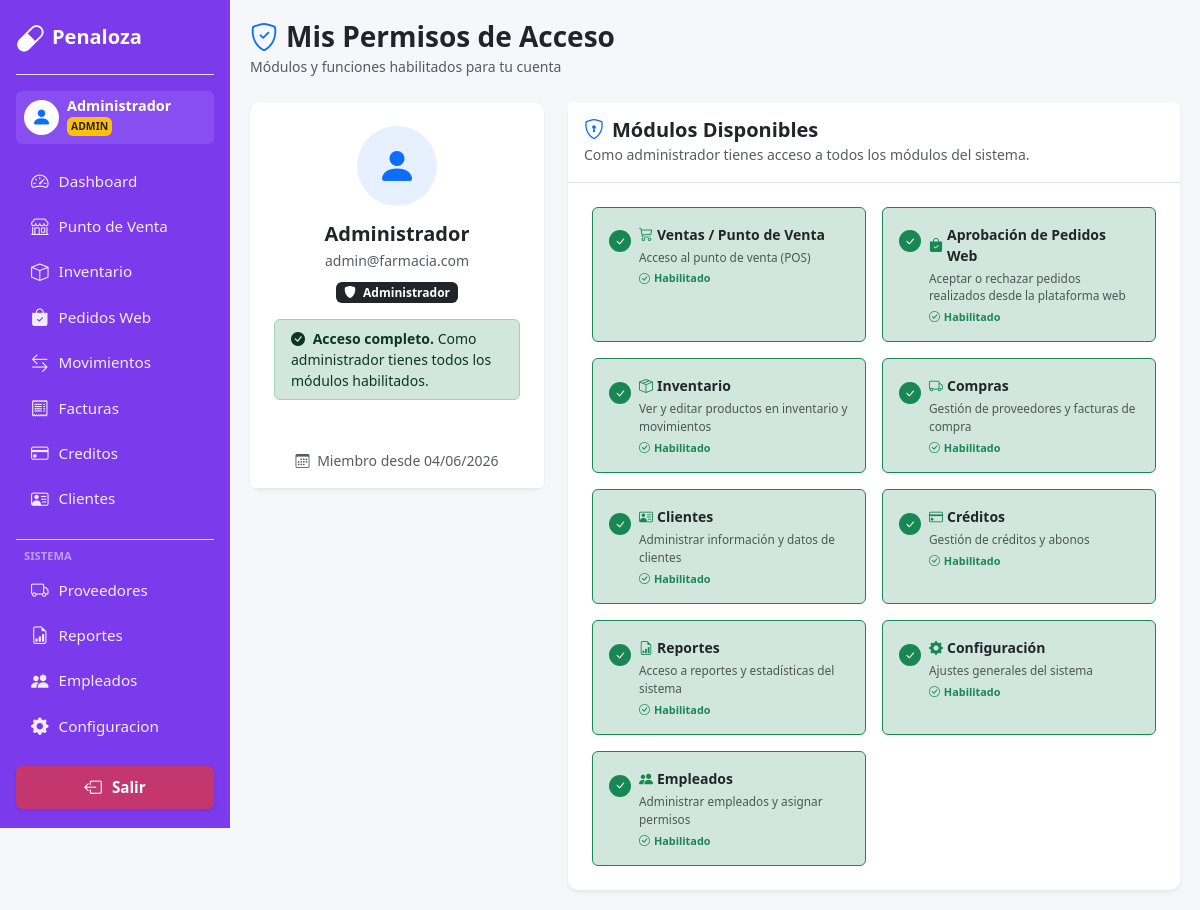
/WEb_PP/mis_permisos.php (signed in), run on the app's committed database.
### tables this page shows
CREATE TABLE `usuarios` (
  `id_usuario` int(11) NOT NULL,
  `nombre` varchar(150) NOT NULL,
  `correo` varchar(150) NOT NULL,
  `contraseña` varchar(255) NOT NULL,
  `rol` enum('admin','empleado','cliente') NOT NULL DEFAULT 'empleado',
  `estado` enum('activo','inactivo') NOT NULL DEFAULT 'activo',
  `verificado` tinyint(1) NOT NULL DEFAULT 1,
  `token_verificacion` varchar(64) DEFAULT NULL,
  `token_expira` datetime DEFAULT NULL,
  `rfc` varchar(20) DEFAULT NULL,
  `tipo_cliente` varchar(20) NOT NULL DEFAULT 'minorista',
  `limite_mayoreo` int(11) NOT NULL DEFAULT 50,
  `intentos_fallidos` int(11) NOT NULL DEFAULT 0,
  `bloqueado_hasta` datetime DEFAULT NULL,
  `fecha_registro` datetime NOT NULL DEFAULT current_timestamp()
);

### WEb_PP/app_helpers.php (called while the page is built, shortened)
<?php
if (!function_exists('h')) {
    function h($value) {
        return htmlspecialchars((string)$value, ENT_QUOTES, 'UTF-8');
    }
}
?>

### WEb_PP/mis_permisos.php (the view, shortened to what this page needs)
<?php
include 'db.php';
include 'header.php';
$id = (int)$_SESSION['id_usuario'];
$stmtU = $conexion->prepare("SELECT nombre, correo, rol, estado, fecha_registro FROM usuarios WHERE id_usuario = ? LIMIT 1");
$stmtU->execute([$id]);
$usuario = $stmtU->fetch(PDO::FETCH_ASSOC);
$permisos = get_permisos_usuario($conexion, $id);
$permisosConfig = [
    'ventas'        => ['label' => 'Ventas / Punto de Venta',        'icon' => 'bi-cart3',                   'desc' => 'Acceso al punto de venta (POS)',                          'modulos' => 'pos.php'],
    'pedidos_web'   => ['label' => 'Aprobación de Pedidos Web',      'icon' => 'bi-bag-check-fill',          'desc' => 'Aceptar o rechazar pedidos realizados desde la plataforma web', 'modulos' => 'pedidos.php'],
    'inventario'    => ['label' => 'Inventario',                     'icon' => 'bi-box-seam',                'desc' => 'Ver y editar productos en inventario y movimientos',      'modulos' => 'inventario.php, movimientos.php'],
    'compras'       => ['label' => 'Compras',                        'icon' => 'bi-truck',                   'desc' => 'Gestión de proveedores y facturas de compra',            'modulos' => 'proveedores.php, facturas.php'],
    'clientes'      => ['label' => 'Clientes',                       'icon' => 'bi-person-vcard',            'desc' => 'Administrar información y datos de clientes',             'modulos' => 'clientes.php'],
    'creditos'      => ['label' => 'Créditos',                       'icon' => 'bi-credit-card',             'desc' => 'Gestión de créditos y abonos',                            'modulos' => 'creditos.php'],
    'reportes'      => ['label' => 'Reportes',                       'icon' => 'bi-file-earmark-bar-graph',  'desc' => 'Acceso a reportes y estadísticas del sistema',            'modulos' => 'reportes.php'],
    'configuracion' => ['label' => 'Configuración',                  'icon' => 'bi-gear-fill',               'desc' => 'Ajustes generales del sistema',                           'modulos' => 'configuracion.php'],
    'empleados'     => ['label' => 'Empleados',                      'icon' => 'bi-people-fill',             'desc' => 'Administrar empleados y asignar permisos',                'modulos' => 'empleados.php'],
];
$esAdmin = ($_SESSION['rol'] ?? '') === 'admin';
?>
<div class="d-flex justify-content-between align-items-center mb-4">
    <div>
        <h3 class="fw-bold text-dark mb-0">
            <i class="bi bi-shield-check me-2 text-primary"></i>Mis Permisos de Acceso
        </h3>
        <small class="text-muted">Módulos y funciones habilitados para tu cuenta</small>
    </div>
</div>
<div class="row g-4">
    <div class="col-md-4">
        <div class="card card-custom border-0 shadow-sm">
            <div class="card-body text-center p-4">
                <div class="bg-primary bg-opacity-10 rounded-circle d-inline-flex align-items-center justify-content-center mb-3"
                     style="width:80px;height:80px;">
                    <i class="bi bi-person-fill text-primary" style="font-size:2.5rem;"></i>
                </div>
                <h5 class="fw-bold mb-1"><?php echo h($usuario['nombre'] ?? ''); ?></h5>
                <p class="text-muted small mb-2"><?php echo h($usuario['correo'] ?? ''); ?></p>
                <span class="badge <?php echo $esAdmin ? 'bg-dark' : 'bg-info text-dark'; ?> mb-3">
                    <i class="bi <?php echo $esAdmin ? 'bi-shield-fill' : 'bi-person'; ?> me-1"></i>
                    <?php echo $esAdmin ? 'Administrador' : 'Empleado'; ?>
                </span>
                <?php if ($esAdmin): ?>
                <div class="alert alert-success py-2 small text-start">
                    <i class="bi bi-check-circle-fill me-1"></i>
                    <strong>Acceso completo.</strong> Como administrador tienes todos los módulos habilitados.
                </div>
                <?php endif; ?>
            </div>
            <div class="card-footer bg-white text-center border-0 pb-3">
                <small class="text-muted">
                    <i class="bi bi-calendar3 me-1"></i>
                    Miembro desde <?php echo date('d/m/Y', strtotime($usuario['fecha_registro'] ?? 'now')); ?>
                </small>
            </div>
        </div>
    </div>
    <div class="col-md-8">
        <div class="card card-custom border-0 shadow-sm">
            <div class="card-header bg-white border-bottom py-3">
                <h5 class="fw-bold mb-0">
                    <i class="bi bi-shield-lock me-2 text-primary"></i>Módulos Disponibles
                </h5>
                <small class="text-muted">
                    <?php echo $esAdmin
                        ? 'Como administrador tienes acceso a todos los módulos del sistema.'
                        : 'Los módulos marcados en verde están habilitados para tu usuario.'; ?>
                </small>
            </div>
            <div class="card-body p-4">
                <div class="row g-3">
                <?php foreach ($permisosConfig as $perm => $cfg):
                    $activo = $esAdmin || (int)($permisos[$perm] ?? 0) === 1;
                ?>
                <div class="col-sm-6">
                    <div class="border rounded p-3 h-100 <?php echo $activo ? 'bg-success-subtle border-success' : 'bg-light border-secondary-subtle'; ?>">
                        <div class="d-flex align-items-start gap-2">
                            <div class="mt-1">
                                <?php if ($activo): ?>
                                <span class="badge bg-success rounded-circle p-1" style="width:22px;height:22px;display:inline-flex;align-items:center;justify-content:center;">
                                    <i class="bi bi-check-lg" style="font-size:.7rem;"></i>
                                </span>
                                <?php else: ?>
                                <span class="badge bg-secondary rounded-circle p-1" style="width:22px;height:22px;display:inline-flex;align-items:center;justify-content:center;">
                                    <i class="bi bi-lock-fill" style="font-size:.7rem;"></i>
                                </span>
                                <?php endif; ?>
                            </div>
                            <div class="flex-grow-1">
                                <div class="fw-bold small d-flex align-items-center gap-1 mb-1">
                                    <i class="bi <?php echo h($cfg['icon']); ?> <?php echo $activo ? 'text-success' : 'text-muted'; ?>"></i>
                                    <?php echo h($cfg['label']); ?>
                                </div>
                                <div class="text-muted" style="font-size:.74rem;"><?php echo h($cfg['desc']); ?></div>
                                <div class="mt-1" style="font-size:.68rem;">
                                    <?php if ($activo): ?>
                                    <span class="text-success fw-bold"><i class="bi bi-check-circle me-1"></i>Habilitado</span>
                                    <?php else: ?>
                                    <span class="text-muted"><i class="bi bi-x-circle me-1"></i>Sin acceso</span>
                                    <?php endif; ?>
                                </div>
                            </div>
                        </div>
                    </div>
                </div>
                <?php endforeach; ?>
                </div>
            </div>
        </div>
    </div>
</div>
</div></div>
</body></html>

### WEb_PP/header.php (style rules this page uses)
:root { --sidebar-w: 230px; }
body { background-color: #f5f7fb; font-family: 'Segoe UI', sans-serif; }
.card-custom { border: 1px solid #eaeaea; border-radius: 10px; box-shadow: 0 2px 10px rgba(0,0,0,0.03); background: white; }

### data on the page
usuarios: nombre "Administrador", correo "admin@farmacia.com", fecha_registro "04/06/2026"

### other printed values
$nombreSesion "Administrador"
$_SESSION['rol'] "ADMIN"
$cfg['label'] "Ventas / Punto de Venta"
$cfg['desc'] "Acceso al punto de venta (POS)"
$cfg['label'] "Aprobación de Pedidos Web"
$cfg['desc'] "Aceptar o rechazar pedidos realizados desde la plataforma web"
$cfg['label'] "Inventario"
$cfg['desc'] "Ver y editar productos en inventario y movimientos"
$cfg['label'] "Compras"
$cfg['desc'] "Gestión de proveedores y facturas de compra"
$cfg['label'] "Clientes"
$cfg['desc'] "Administrar información y datos de clientes"
$cfg['label'] "Créditos"
$cfg['desc'] "Gestión de créditos y abonos"
$cfg['label'] "Reportes"
